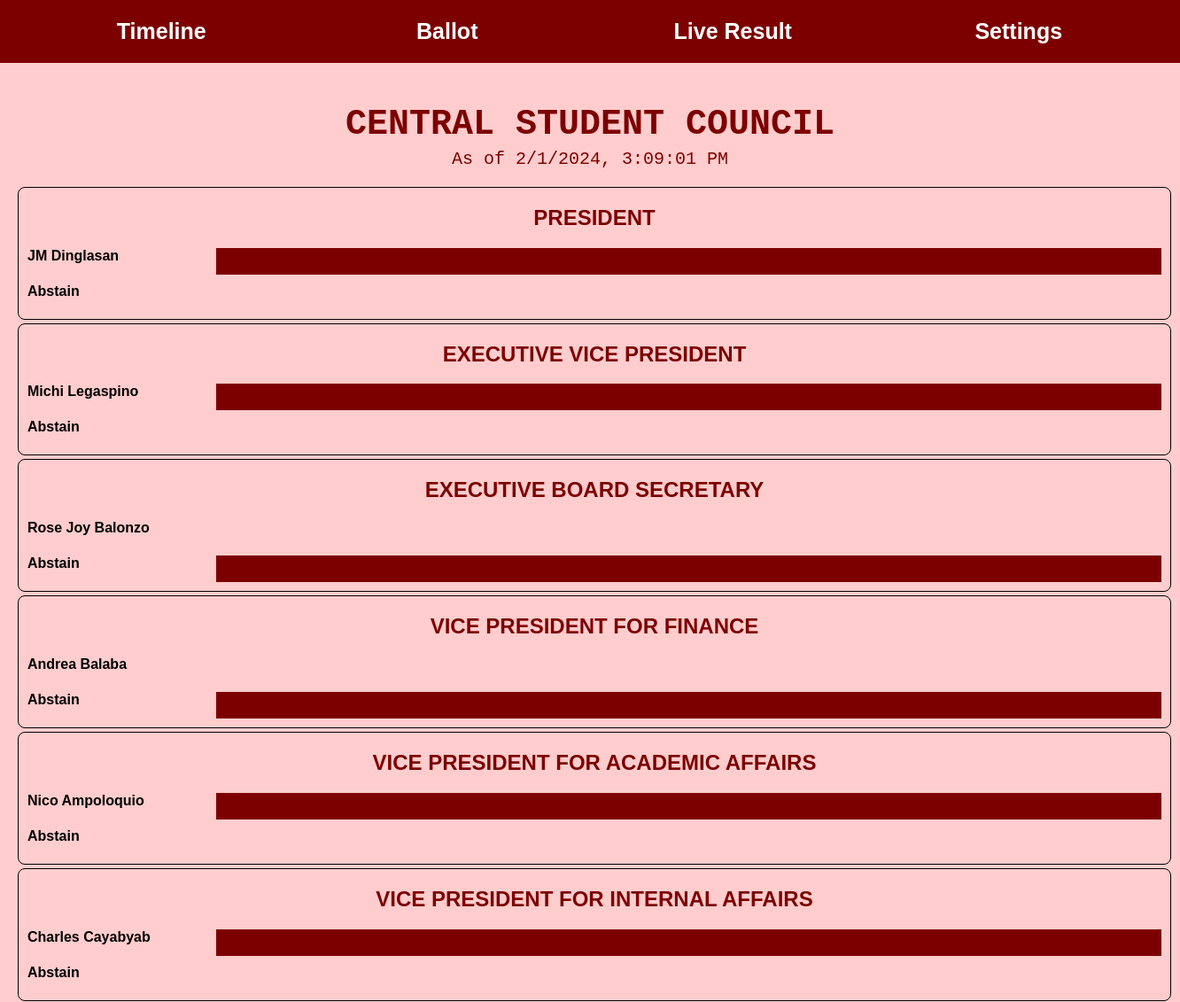
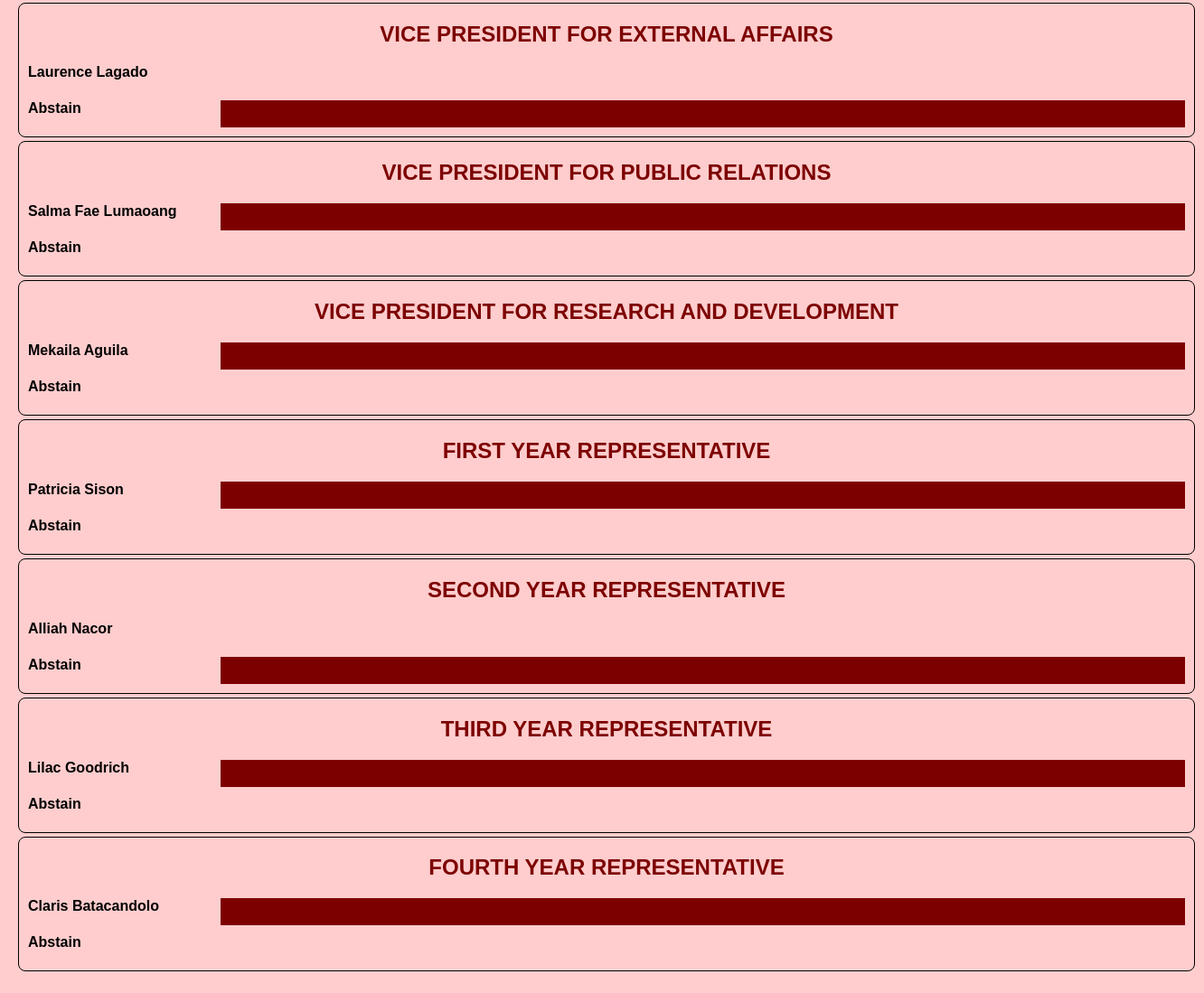
Screenshot of /live-results (signed in) with the database file from the repository (2 pictures, top to bottom).
### website/models.py (models this page shows)
class Candidate(db.Model):
    id = db.Column(db.Integer, primary_key=True)
    studentId = db.Column(db.String(15), db.ForeignKey('user.userId'), nullable=False, unique=True)
    name = db.Column(db.String(200), nullable=False)
    position = db.Column(db.String(100), nullable=False)
    voteCount = None
    votePercentage = None
    student = db.relationship('User', backref='candidate', lazy=True)

### website/views.py (the view)
@views.route('/live-results')
@login_required
def liveResults():
    return render_template("LiveResult.html", voteResults = rules.getVoteResults(), user=current_user)

### website/__init__.py (called while the page is built)
def create_app():
    app = Flask(__name__)
    app.config['SECRET_KEY'] = 'secret'
    app.config['SQLALCHEMY_DATABASE_URI'] = f"sqlite:///{DB_NAME}"
    db.init_app(app)
    socketio.init_app(app)
    from .views import views
    from .auth import auth
    app.register_blueprint(views, url_prefix='/')
    app.register_blueprint(auth, url_prefix='/')
    from . import models
    create_database(app)
    login_manager = LoginManager()
    login_manager.login_view = 'auth.login'
    login_manager.init_app(app)
    @login_manager.user_loader
    def load_user(userId):
        return models.User.query.get(userId)
    return app

### website/rules.py (called while the page is built)
def getVoteCount(position, vote):
    voteCount = models.Vote.query.filter(getattr(models.Vote, position) == vote).count()
    return voteCount

def getVotePercentage(position, vote):
    totalVoters = models.Vote.query.count()
    voteCount = getVoteCount(position, vote)
    votePercentage = 0
    if not totalVoters == 0:
        votePercentage = (100 / totalVoters) * voteCount
    return votePercentage

def getAbstainVoteByPosition(position):
    voteCount = getVoteCount(position, "abstain")
    votePercentage = getVotePercentage(position, "abstain")
    return {"position": position, "voteCount": voteCount, "votePercentage": votePercentage}

def serializeCandidateForVoteResults(candidate):
    return {
        'studentId': candidate.studentId,
        'name': candidate.name,
        'position': candidate.position,
        'voteCount': candidate.voteCount,
        'votePercentage': candidate.votePercentage
    }

### website/templates/LiveResult.html (shortened to what this page needs)
<!DOCTYPE html>
<html lang="en">
  <head>
    <link rel="stylesheet" href="../static/styles/VoteNowStyle.css" />
  </head>
  <body>
    <header>
      <nav>
        <ul>
          <li><a href="/">Timeline</a></li>
          {% if user.userType == "Admin" %}
          <li><a href="#">Ballot</a></li>
          {% endif %}
          <li><a href="/live-results">Live Result</a></li>
          <li><a href="/settings">Settings</a></li>
        </ul>
      </nav>
    </header>
    <div class="live-result-container">
      <h1>CENTRAL STUDENT COUNCIL</h1>
      <div class="live-time">
        <p>As of <time datetime="" id="liveTime"></time></p>
      </div>
      {% if not voteResults["president"]["candidates"]|length <= 0 %}
      <div class="live-result-graph">
        <h2>PRESIDENT</h2>
        {% for candidate in voteResults["president"]["candidates"] %}
        <div class="result-bar">
          <span>{{candidate['name']}}</span>
          <div
            class="bar president-bar-candidate"
            data-student-id="{{candidate['studentId']}}"
            style="width: {{candidate['votePercentage']}}%"
          ></div>
        </div>
        {% endfor %}
        <div class="result-bar">
          <span>Abstain</span>
        </div>
      </div>
      {% endif %}
      {% if not voteResults["executive_vp"]["candidates"]|length <= 0 %}
      <div class="live-result-graph">
        <h2>EXECUTIVE VICE PRESIDENT</h2>
        {% for candidate in voteResults["executive_vp"]["candidates"] %}
        <div class="result-bar">
          <span>{{candidate['name']}}</span>
          <div
            class="bar executive-vp-bar-candidate"
            data-student-id="{{candidate['studentId']}}"
            style="width: {{candidate['votePercentage']}}%"
          ></div>
        </div>
        {% endfor %}
        <div class="result-bar">
          <span>Abstain</span>
        </div>
      </div>
      {% endif %}
      {% if not voteResults["executive_board_sec"]["candidates"]|length <= 0 %}
      <div class="live-result-graph">
        <h2>EXECUTIVE BOARD SECRETARY</h2>
        {% for candidate in voteResults["executive_board_sec"]["candidates"] %}
        <div class="result-bar">
          <span>{{candidate['name']}}</span>
        </div>
        {% endfor %}
        <div class="result-bar">
          <span>Abstain</span>
          <div
            class="bar"
            id="executive-board-sec-bar-abstain"
            style="width: {{voteResults['executive_board_sec']['abstain']['votePercentage']}}%"
          ></div>
        </div>
      </div>
      {% endif %}
      {% if not voteResults["vp_finance"]["candidates"]|length <= 0 %}
      <div class="live-result-graph">
        <h2>VICE PRESIDENT FOR FINANCE</h2>
        {% for candidate in voteResults["vp_finance"]["candidates"] %}
        <div class="result-bar">
          <span>{{candidate['name']}}</span>
        </div>
        {% endfor %}
        <div class="result-bar">
          <span>Abstain</span>
          <div
            class="bar"
            id="vp-finance-bar-abstain"
            style="width: {{voteResults['vp_finance']['abstain']['votePercentage']}}%"
          ></div>
        </div>
      </div>
      {% endif %}
      {% if not voteResults["vp_academic_affairs"]["candidates"]|length <= 0 %}
      <div class="live-result-graph">
        <h2>VICE PRESIDENT FOR ACADEMIC AFFAIRS</h2>
        {% for candidate in voteResults["vp_academic_affairs"]["candidates"] %}
        <div class="result-bar">
          <span>{{candidate['name']}}</span>
          <div
            class="bar vp-academic-affairs-bar-candidate"
            data-student-id="{{candidate['studentId']}}"
            style="width: {{candidate['votePercentage']}}%"
          ></div>
        </div>
        {% endfor %}
        <div class="result-bar">
          <span>Abstain</span>
        </div>
      </div>
      {% endif %}
      {% if not voteResults["vp_internal_affairs"]["candidates"]|length <= 0 %}
      <div class="live-result-graph">
        <h2>VICE PRESIDENT FOR INTERNAL AFFAIRS</h2>
        {% for candidate in voteResults["vp_internal_affairs"]["candidates"] %}
        <div class="result-bar">
          <span>{{candidate['name']}}</span>
          <div
            class="bar vp-internal-affairs-bar-candidate"
            data-student-id="{{candidate['studentId']}}"
            style="width: {{candidate['votePercentage']}}%"
          ></div>
        </div>
        {% endfor %}
        <div class="result-bar">
          <span>Abstain</span>
        </div>
      </div>
      {% endif %}
      {% if not voteResults["vp_external_affairs"]["candidates"]|length <= 0 %}
      <div class="live-result-graph">
        <h2>VICE PRESIDENT FOR EXTERNAL AFFAIRS</h2>
        {% for candidate in voteResults["vp_external_affairs"]["candidates"] %}
        <div class="result-bar">
          <span>{{candidate['name']}}</span>
        </div>
        {% endfor %}
        <div class="result-bar">
          <span>Abstain</span>
          <div
            class="bar"
            id="vp-external-affairs-bar-abstain"
            style="width: {{voteResults['vp_external_affairs']['abstain']['votePercentage']}}%"
          ></div>
        </div>
      </div>
      {% endif %}
      {% if not voteResults["vp_public_relations"]["candidates"]|length <= 0 %}
      <div class="live-result-graph">
        <h2>VICE PRESIDENT FOR PUBLIC RELATIONS</h2>
        {% for candidate in voteResults["vp_public_relations"]["candidates"] %}
        <div class="result-bar">
          <span>{{candidate['name']}}</span>
          <div
            class="bar vp-public-relations-bar-candidate"
            data-student-id="{{candidate['studentId']}}"
            style="width: {{candidate['votePercentage']}}%"
          ></div>
        </div>
        {% endfor %}
        <div class="result-bar">
          <span>Abstain</span>
        </div>
      </div>
      {% endif %}
      {% if not voteResults["vp_research_dev"]["candidates"]|length <= 0 %}
      <div class="live-result-graph">
        <h2>VICE PRESIDENT FOR RESEARCH AND DEVELOPMENT</h2>
        {% for candidate in voteResults["vp_research_dev"]["candidates"] %}
        <div class="result-bar">
          <span>{{candidate['name']}}</span>
          <div
            class="bar vp-research-dev-bar-candidate"
            data-student-id="{{candidate['studentId']}}"
            style="width: {{candidate['votePercentage']}}%"
          ></div>
        </div>
        {% endfor %}
        <div class="result-bar">
          <span>Abstain</span>
        </div>
      </div>
      {% endif %}
      {% if not voteResults["first_yr_rep"]["candidates"]|length <= 0 %}
      <div class="live-result-graph">
        <h2>FIRST YEAR REPRESENTATIVE</h2>
        {% for candidate in voteResults["first_yr_rep"]["candidates"] %}
        <div class="result-bar">
          <span>{{candidate['name']}}</span>
          <div
            class="bar first-yr-rep-bar-candidate"
            data-student-id="{{candidate['studentId']}}"
            style="width: {{candidate['votePercentage']}}%"
          ></div>
        </div>
        {% endfor %}
        <div class="result-bar">
          <span>Abstain</span>
        </div>
      </div>
      {% endif %}
      {% if not voteResults["second_yr_rep"]["candidates"]|length <= 0 %}
      <div class="live-result-graph">
        <h2>SECOND YEAR REPRESENTATIVE</h2>
        {% for candidate in voteResults["second_yr_rep"]["candidates"] %}
        <div class="result-bar">
          <span>{{candidate['name']}}</span>
        </div>
        {% endfor %}
        <div class="result-bar">
          <span>Abstain</span>
          <div
            class="bar"
            id="second-yr-rep-bar-abstain"
            style="width: {{voteResults['second_yr_rep']['abstain']['votePercentage']}}%"
          ></div>
        </div>
      </div>
      {% endif %}
      {% if not voteResults["third_yr_rep"]["candidates"]|length <= 0 %}
      <div class="live-result-graph">
        <h2>THIRD YEAR REPRESENTATIVE</h2>
        {% for candidate in voteResults["third_yr_rep"]["candidates"] %}
        <div class="result-bar">
          <span>{{candidate['name']}}</span>
          <div
            class="bar third-yr-rep-bar-candidate"
            data-student-id="{{candidate['studentId']}}"
            style="width: {{candidate['votePercentage']}}%"
          ></div>
        </div>
        {% endfor %}
        <div class="result-bar">
          <span>Abstain</span>
        </div>
      </div>
      {% endif %}
      {% if not voteResults["fourth_yr_rep"]["candidates"]|length <= 0 %}
      <div class="live-result-graph">
        <h2>FOURTH YEAR REPRESENTATIVE</h2>
        {% for candidate in voteResults["fourth_yr_rep"]["candidates"] %}
        <div class="result-bar">
          <span>{{candidate['name']}}</span>
          <div
            class="bar fourth-yr-rep-bar-candidate"
            data-student-id="{{candidate['studentId']}}"
            style="width: {{candidate['votePercentage']}}%"
          ></div>
        </div>
        {% endfor %}
        <div class="result-bar">
          <span>Abstain</span>
        </div>
      </div>
      {% endif %}
    </div>
  </body>
</html>

### website/static/styles/VoteNowStyle.css (style rules this page uses)
body { background-color: rgba(255, 203, 203, 0.945); background-size: cover; margin: 0; font-family: Arial, sans-serif; }
header { background-color: #7d0000; color: white; text-align: center; padding: 1px; }
nav { color: white; text-align: center; padding: 20px; }
nav ul { list-style-type: none; margin: 0; padding: 0; display: flex; justify-content: space-between; }
nav li { flex: 1; }
nav a { text-decoration: none; color: white; font-weight: bold; font-size: 25px; }
h2 { color: #7d0000; text-align: center; }
.live-result-container { text-align: center; padding: 20px 50000px; }
.live-time { text-align: center; font-family: "Courier New", Courier, monospace; }
.live-result-graph { display: inline-block; width: 1500px; max-width: 1300px; border: 1px solid black; border-radius: 8px; overflow: hidden; }
.result-bar { display: flex; justify-content: space-between; margin: 10px; }
.result-bar span { display: flex; width: 20%; text-align: center; font-weight: bold; }
.result-bar .bar { display: inline-block; height: 30px; background-color: #7d0000; }
h1 { color: #7d0000; text-align: center; font-family: "Courier New", Courier, monospace; font-size: 40px; margin-bottom: -15px; }
.live-result-container { text-align: center; padding: 20px; }
.live-time { font-family: "Courier New", Courier, monospace; font-size: 20px; color: #7d0000; margin-bottom: 10px; }

### rows the page displays
Candidate: name "JM Dinglasan", {{ candidate['votePercentage'] }} 100.0 (drawn)
Candidate: name "Michi Legaspino", {{ candidate['votePercentage'] }} 100.0 (drawn)
Candidate: name "Rose Joy Balonzo"
Candidate: name "Andrea Balaba"
Candidate: name "Nico Ampoloquio", {{ candidate['votePercentage'] }} 100.0 (drawn)
Candidate: name "Charles Cayabyab", {{ candidate['votePercentage'] }} 100.0 (drawn)
Candidate: name "Laurence Lagado"
Candidate: name "Salma Fae Lumaoang", {{ candidate['votePercentage'] }} 100.0 (drawn)
Candidate: name "Mekaila Aguila", {{ candidate['votePercentage'] }} 100.0 (drawn)
Candidate: name "Patricia Sison", {{ candidate['votePercentage'] }} 100.0 (drawn)
Candidate: name "Alliah Nacor"
Candidate: name "Lilac Goodrich", {{ candidate['votePercentage'] }} 100.0 (drawn)
Candidate: name "Claris Batacandolo", {{ candidate['votePercentage'] }} 100.0 (drawn)
